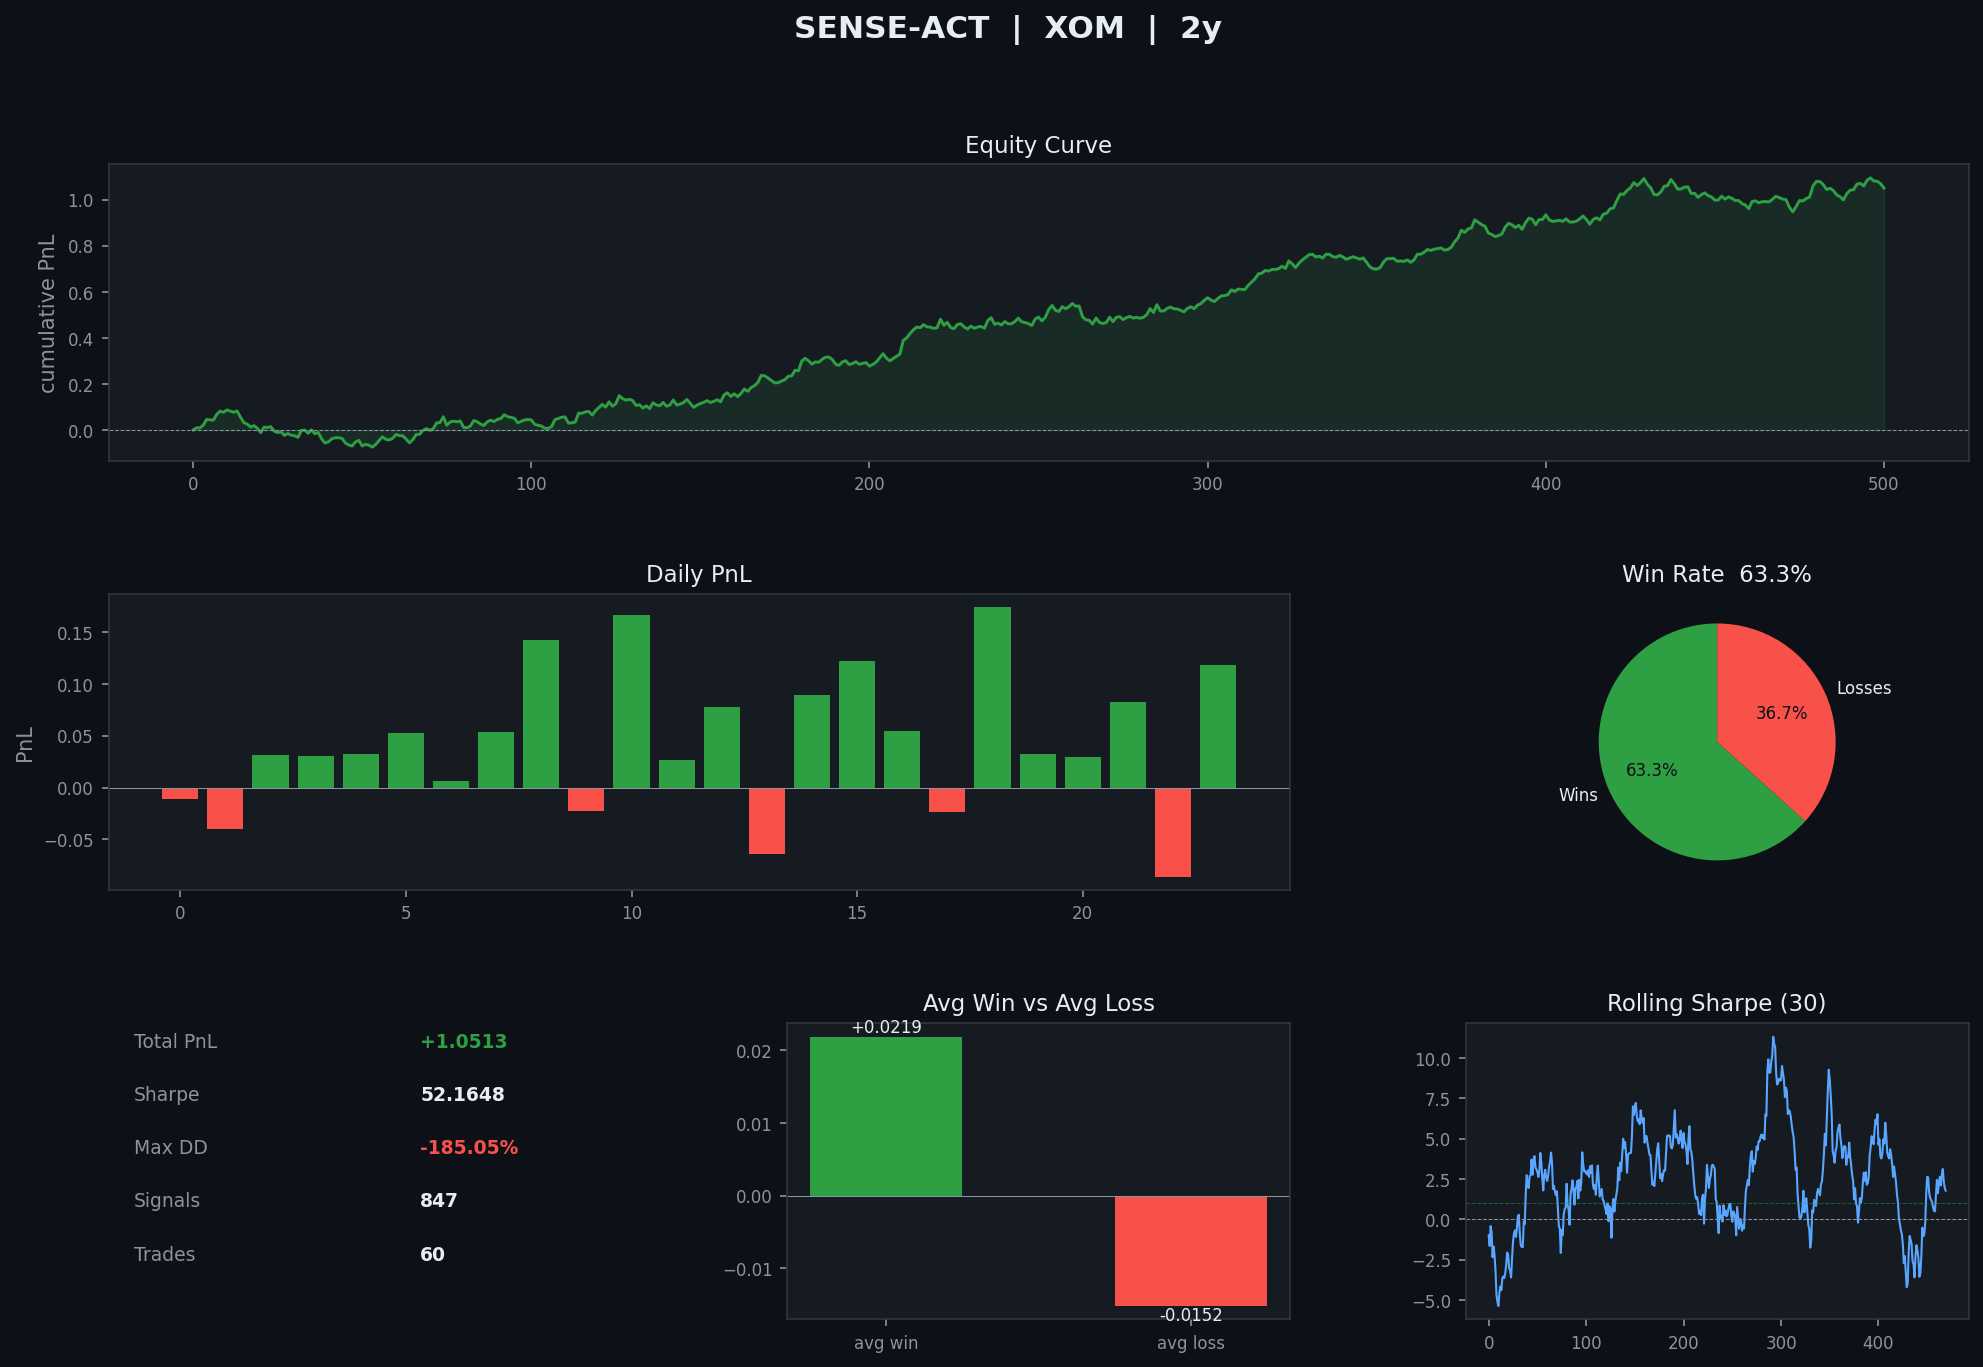

Write the Python code that produced this figure.
import logging
import numpy as np
import matplotlib
matplotlib.use("Agg")
import matplotlib.pyplot as plt
import matplotlib.gridspec as gridspec

from backtest import BacktestResult, run_backtest
from genetic_optimizer import sharpe

log = logging.getLogger(__name__)

DARK  = "#0d1117"
PANEL = "#161b22"
GREEN = "#2ea043"
RED   = "#f85149"
BLUE  = "#58a6ff"
GREY  = "#8b949e"
WHITE = "#e6edf3"


def _ax(fig, gs, row, col, colspan=1):
    ax = fig.add_subplot(gs[row, col:col+colspan])
    ax.set_facecolor(PANEL)
    for sp in ax.spines.values():
        sp.set_color("#30363d")
    ax.tick_params(colors=GREY, labelsize=8)
    ax.xaxis.label.set_color(GREY)
    ax.yaxis.label.set_color(GREY)
    ax.title.set_color(WHITE)
    return ax


def plot(result: BacktestResult, save_path="dashboard.png") -> str:
    fig = plt.figure(figsize=(16, 10), facecolor=DARK)
    fig.suptitle(
        f"SENSE-ACT  |  {result.ticker}  |  {result.period}",
        color=WHITE, fontsize=15, fontweight="bold", y=0.98,
    )
    gs = gridspec.GridSpec(3, 3, figure=fig, hspace=0.45, wspace=0.35)

    eq = np.array(result.equity_curve)

    ax1 = _ax(fig, gs, 0, 0, colspan=3)
    c = GREEN if eq[-1] >= 0 else RED
    ax1.plot(eq, color=c, linewidth=1.4)
    ax1.fill_between(range(len(eq)), eq, alpha=0.12, color=c)
    ax1.axhline(0, color=GREY, linewidth=0.5, linestyle="--")
    ax1.set_title("Equity Curve", fontsize=11)
    ax1.set_ylabel("cumulative PnL")

    ax2 = _ax(fig, gs, 1, 0, colspan=2)
    dp = np.array(result.daily_pnl)
    if len(dp):
        colors = [GREEN if v >= 0 else RED for v in dp]
        ax2.bar(range(len(dp)), dp, color=colors, width=0.8)
        ax2.axhline(0, color=GREY, linewidth=0.5)
    ax2.set_title("Daily PnL", fontsize=11)
    ax2.set_ylabel("PnL")

    ax3 = _ax(fig, gs, 1, 2)
    if result.n_trades:
        wedges, _, autotexts = ax3.pie(
            [result.n_wins, result.n_losses],
            labels=["Wins", "Losses"],
            colors=[GREEN, RED],
            autopct="%1.1f%%",
            startangle=90,
            textprops={"color": WHITE, "fontsize": 8},
        )
        for at in autotexts:
            at.set_color(DARK)
    ax3.set_title(f"Win Rate  {result.win_rate:.1f}%", fontsize=11)

    ax4 = _ax(fig, gs, 2, 0)
    ax4.axis("off")
    rows = [
        ("Total PnL",    f"{result.total_pnl:+.4f}", GREEN if result.total_pnl >= 0 else RED),
        ("Sharpe",       f"{result.sharpe_ratio:.4f}", WHITE),
        ("Max DD",       f"{result.max_drawdown:.2%}", RED if result.max_drawdown < -0.10 else WHITE),
        ("Signals",      str(result.n_signals), WHITE),
        ("Trades",       str(result.n_trades), WHITE),
    ]
    y = 0.92
    for label, val, color in rows:
        ax4.text(0.05, y, label, color=GREY, fontsize=9, transform=ax4.transAxes)
        ax4.text(0.62, y, val, color=color, fontsize=9, fontweight="bold", transform=ax4.transAxes)
        y -= 0.18

    ax5 = _ax(fig, gs, 2, 1)
    bars = ax5.bar(["avg win", "avg loss"], [result.avg_win, result.avg_loss],
                   color=[GREEN, RED], width=0.5)
    ax5.axhline(0, color=GREY, linewidth=0.5)
    for bar, val in zip(bars, [result.avg_win, result.avg_loss]):
        ax5.text(bar.get_x() + bar.get_width() / 2, val,
                 f"{val:+.4f}", ha="center",
                 va="bottom" if val >= 0 else "top",
                 color=WHITE, fontsize=8)
    ax5.set_title("Avg Win vs Avg Loss", fontsize=11)

    ax6 = _ax(fig, gs, 2, 2)
    if len(eq) > 32:
        rets   = np.diff(eq)
        window = min(30, len(rets) - 1)
        roll   = []
        for i in range(window, len(rets)):
            w  = rets[i - window:i]
            sd = w.std()
            roll.append(w.mean() / sd * np.sqrt(252) if sd > 1e-10 else 0.0)
        ax6.plot(roll, color=BLUE, linewidth=1)
        ax6.axhline(0, color=GREY, linewidth=0.5, linestyle="--")
        ax6.axhline(1, color=GREEN, linewidth=0.5, linestyle="--", alpha=0.5)
    ax6.set_title("Rolling Sharpe (30)", fontsize=11)

    plt.savefig(save_path, dpi=150, bbox_inches="tight", facecolor=DARK)
    log.info("saved → %s", save_path)
    print(f"dashboard → {save_path}")
    return save_path


if __name__ == "__main__":
    logging.basicConfig(level=logging.INFO, format="%(asctime)s  %(message)s")
    r = run_backtest("XOM", "2y")
    plot(r)
